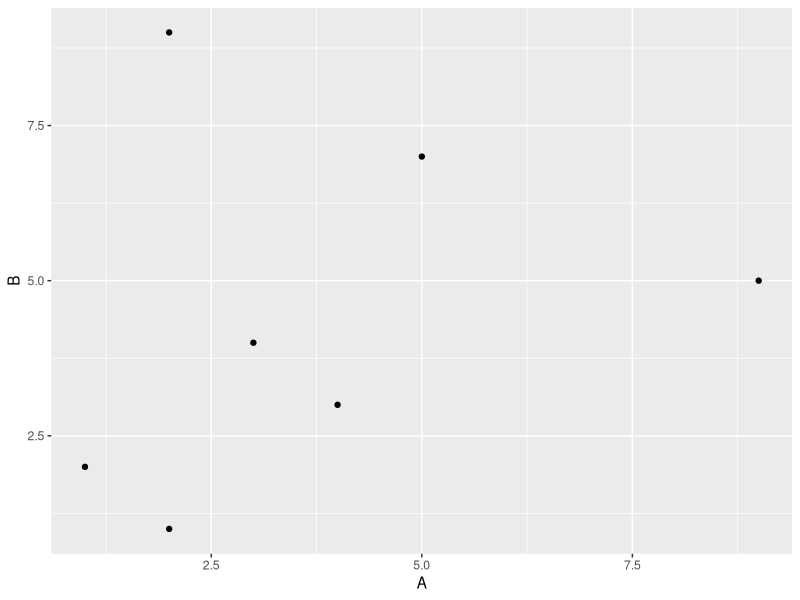

Generate this figure with R:
## ---- chunk 1
#| message: false # suppresses messages that you don't need in this block
#| warning: false # suppresses warnings that you don't need in this block

library(tidyverse)
library(ggplot2)

raw <- read_csv("example_data.csv")

## ---- chunk 2

data <- raw %>% mutate(example_clean=A+B)

## ---- chunk 3

ggplot(raw, aes(x=A, y=B)) + geom_point()
